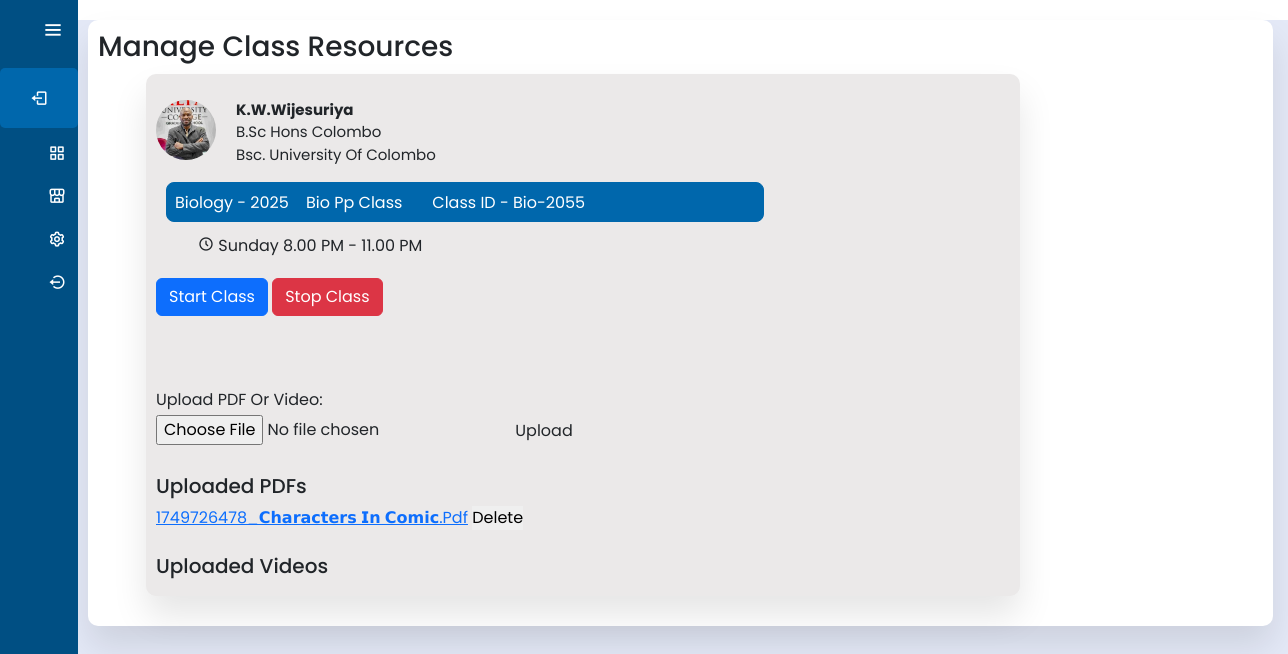
The page /T_class_inside.php?class_id=Bio-2055 (signed in) on the database its author committed.
### tables this page shows
CREATE TABLE `class` (
  `class_id` varchar(20) NOT NULL,
  `class_name` varchar(100) DEFAULT NULL,
  `class_datetime` varchar(100) DEFAULT NULL,
  `year` int(11) DEFAULT NULL,
  `subject` varchar(100) DEFAULT NULL,
  `is_active` tinyint(1) DEFAULT 0,
  `class_status` enum('started','stopped') NOT NULL DEFAULT 'stopped'
);

CREATE TABLE `class_resource` (
  `id` int(11) NOT NULL,
  `class_id` varchar(20) NOT NULL,
  `file_name` varchar(255) NOT NULL,
  `file_path` varchar(255) NOT NULL,
  `uploaded_at` timestamp NOT NULL DEFAULT current_timestamp()
);

### T_class_inside.php (the view, shortened to what this page needs)
<?php
$teacher_id = $_SESSION['user_id'];
$class_id = $_GET['class_id'] ?? '';
$conn = new mysqli('localhost', 'root', '', 'new_learn_lk');
$stmt = $conn->prepare("SELECT t_name, detail, profile_pic FROM teacher WHERE teacher_id = ?");
$stmt->bind_param("s", $teacher_id);
$stmt->execute();
$teacher_result = $stmt->get_result()->fetch_assoc();
$stmt = $conn->prepare("SELECT class_name, class_datetime, year, subject FROM class WHERE class_id = ?");
$stmt->bind_param("s", $class_id);
$stmt->execute();
$class_result = $stmt->get_result()->fetch_assoc();
$profileImage = !empty($teacher_result['profile_pic']) ? $teacher_result['profile_pic'] : 'img/default_profile.png';
?>
<!DOCTYPE html>
<html lang="en">
<head>
    <link rel="stylesheet" href="css/sidebar.css">
    <link rel="stylesheet" href="css/Sdashboard.css">
    <link rel="stylesheet" href="css/T_class_inside.css">
    <link href='https://unpkg.com/boxicons@2.1.4/css/boxicons.min.css' rel='stylesheet'>
    <link href="https://cdn.jsdelivr.net/npm/bootstrap@5.3.6/dist/css/bootstrap.min.css" rel="stylesheet">
</head>
<body>
<div class="sidebar">
    <div class="logo_details">
        <i class="bx bx-menu" id="btn"></i>
    </div>
    <ul class="nav-list">
        <li class="profile">
            <div class="profile_details">
                <div class="profile_content">
                    <div class="name"><?php echo htmlspecialchars($teacher_result['t_name']); ?></div>
                    <div class="designation">Teacher</div>
                </div>
            </div>
            <i class="bx bx-log-out" id="log_out"></i>
        </li><br><br>
        <li>
            <a href="TeDashboard.php">
                <i class="bx bx-grid-alt"></i>
            </a>
        </li>
        <li>
            <a href="TeacherClass.php">
                <i class="bx bx-store-alt"></i>
            </a>
        </li>
        <li>
            <a href="Profile_Setting.php">
                <i class="bx bx-cog"></i>
            </a>
        </li>
        <li>
            <a href="login.html">
                <i class="bx bx-log-out-circle"></i>
            </a>
        </li>
    </ul>
</div>
<section class="home-section">
    <section class="main-course">
        <div class="course-box">
            <h3>Manage Class Resources</h3>
            <div class="box1">
                <div class="profile_details">
                    <img src="<?php echo $profileImage; ?>" alt="profile image">
                    <div class="profile_content">
                        <div class="name"><?php echo htmlspecialchars($teacher_result['t_name']); ?></div>
                        <div class="designation"><?php echo htmlspecialchars($teacher_result['detail']); ?></div>
                        <div class="designation">bsc. university of colombo</div>
                    </div>
                </div>
                <div class="class-name">
                    <?php echo htmlspecialchars($class_result['subject']) . ' - ' . htmlspecialchars($class_result['year']) . ' &nbsp;&nbsp; ' . htmlspecialchars($class_result['class_name']) . ' &nbsp;&nbsp;&nbsp;&nbsp;&nbsp; Class ID - ' . htmlspecialchars($class_id); ?>
                </div>
                <div class="class-time">
                    <i class="bx bx-time-five"></i>
                    <span><?php echo htmlspecialchars($class_result['class_datetime']); ?></span>
                </div>
                <form method="post" style="display:inline;">
                    <button type="submit" name="start_class" class="btn btn-primary">Start Class</button>
                </form>
                <form method="post" style="display:inline;">
                    <button type="submit" name="stop_class" class="btn btn-danger">Stop Class</button>
                </form>
                <br><br>
                <br><br>
                <form action="upload_resource.php" method="post" enctype="multipart/form-data">
                    <label>Upload PDF or Video:</label><br>
                    <input type="file" name="resource_file" accept="application/pdf,video/*" required>
                    <button type="submit" class="btn btn-upload">Upload</button>
                </form><br>
                <div class="resources">
                    <h5>Uploaded PDFs</h5>
                    <?php
                    $conn = new mysqli('localhost', 'root', '', 'new_learn_lk');
                    $stmt = $conn->prepare("SELECT id, file_name, file_path FROM class_resource WHERE class_id = ? AND file_name LIKE '%.pdf'");
                    $stmt->bind_param("s", $class_id);
                    $stmt->execute();
                    $res = $stmt->get_result();
                    while ($row = $res->fetch_assoc()): ?>
                        <div>
                            <a href="<?php echo $row['file_path']; ?>" target="_blank"><?php echo $row['file_name']; ?></a>
                            <form method="post" action="delete_resource.php" style="display:inline">
                                <button type="submit">Delete</button>
                            </form>
                        </div>
                    <?php endwhile; $stmt->close(); ?>
                    <h5 class="mt-4">Uploaded Videos</h5>
                </div>
            </div>
        </div>
    </section>
</section>
</body>
</html>

### css/sidebar.css (style rules this page uses)
:root { --color-default:#004f83; --color-second:#0067ac; --color-white:#fff; --color-body:#e4e9f7; --color-light:#e0e0e0; }
* { padding: 0%; margin: 0%; box-sizing: border-box; font-family: 'Poppins', sans-serif; }
body { min-height: 100vh; }
.sidebar { min-height: 100vh; width: 78px; padding: -20px 14px; z-index: 99; background-color: var(--color-default); transition: all .5s ease; position: fixed; top:0; left: 0; }
.sidebar .logo_details { height: 60px; display: flex; align-items: center; position: relative; }
.sidebar .logo_details #btn { position: absolute; top:50%; right: 0; transform: translateY(-50%); font-size: 23px; text-align: center; cursor: pointer; transition: all .5s ease; }
.sidebar i { color:var(--color-white); height: 60px; line-height: 60px; min-width: 50px; font-size: 25px; text-align: center; }
.sidebar .nav-list { margin-top: 20px; height: 100%; }
.sidebar li { position: relative; margin:8px 0; list-style: none; }
.sidebar li a { display: flex; height: 100%; width: 100%; align-items: center; text-decoration: none; background-color: var(--color-default); position: relative; transition: all .5s ease; z-index: 12; }
.sidebar li a::after { content: ""; position: absolute; width: 100%; height: 100%; transform: scaleX(0); background-color: var(--color-white); border-radius: 5px; transition: transform 0.3s ease-in-out; transform-origin: left; z-index: -2; }
.sidebar li i { height: 35px; line-height: 35px; font-size: 18px; border-radius: 5px; }
.sidebar li.profile { position: absolute; height: 60px; width: 78px; left: 0; top: 60px; padding:10px 14px; overflow: hidden; transition: all .5s ease; }
.sidebar .profile .profile_details { display: flex; align-items: center; flex-wrap: nowrap; }
.sidebar li.profile .name, .sidebar li.profile .designation { font-size: 15px; font-weight: 400; color:var(--color-white); white-space: nowrap; }
.sidebar li.profile .designation { font-size: 12px; }
.sidebar .profile #log_out { position: absolute; top:50%; right: 0; transform: translateY(-50%); background-color: var(--color-second); width: 100%; height: 60px; line-height: 60px; border-radius: 5px; cursor: pointer; transition: all 0.5s ease; }
.home-section { position: relative; background-color: var(--color-body); min-height: 100vh; top:0; left:78px; width: calc(100% - 78px); transition: all .5s ease; z-index: 2; }
a { text-decoration: none; }

### css/Sdashboard.css (style rules this page uses)
.home-section { position: relative; pad: 20px; width: 100%; }
.main-course { margin-top: 20px; text-transform: capitalize; }
.course-box { width: 92%; padding: 10px; padding-bottom: 20px; margin-top: 10px; margin-left: 10px; background: #fff; border-radius: 10px; box-shadow: 0 20px 35px rgba(0, 0, 0, 0.1); }
button { border: none; }
.box1 { width: 75%; padding: 10px; margin: 10px; margin-left: 3pc; border-radius: 10px; background: rgb(235, 233, 233); box-shadow: 0 20px 35px rgba(0, 0, 0, 0.1); }
.box1 img { height: 60px; width:60px; object-fit: cover; border-radius: 50%; margin-right: 20px; margin-top: 10px; }
.box1 .profile_details { display: flex; align-items: center; flex-wrap: nowrap; }
.box1 .profile_content { margin-top: 15px; }
.box1 .profile_details .name, .designation { font-size: 15px; font-weight: 400; white-space: nowrap; }
.box1 .profile_details .name { font-weight: 700; }
.class-name { border: 1px solid #0067ac; width: 70%; height: 2.5pc; margin-top: 16px; margin-left: 10px; color: white; background-color: #0067ac; border-radius: 8px; padding: 8px; }
.class-time { width: 50%; height: 3.5pc; margin-left: 30px; padding: 12px; }
.btn-upload { background-color: rgb(255, 72, 0); }

### rows shown on the page
class: subject "Biology", year "2025", class_name "Bio Pp Class", class_datetime "Sunday 8.00 PM - 11.00 PM"
class_resource: file_name "1749726478_𝗖𝗵𝗮𝗿𝗮𝗰𝘁𝗲𝗿𝘀 𝗜𝗻 𝗖𝗼𝗺𝗶𝗰.pdf"

### other values the page prints
$teacher_result['t_name'] "K.W.Wijesuriya"
$teacher_result['detail'] "B.Sc Hons Colombo"
$class_id "Bio-2055"
